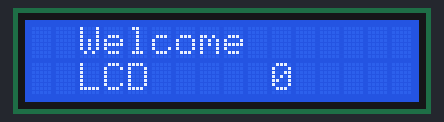
This sketch was run on a simulated Arduino Uno, built with avr-gcc and run on an emulated ATmega328P. Shown: 16×2 character LCD.

Above: at 0.1 s.
At 4.1 s:
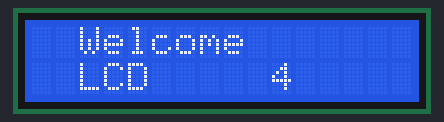
At 9.1 s:
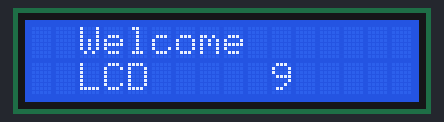
At 19.2 s:
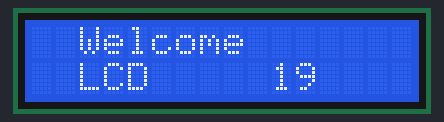
At 28.2 s:
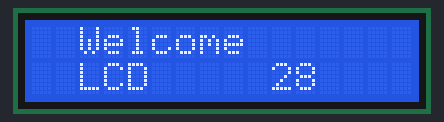
At 38.2 s:
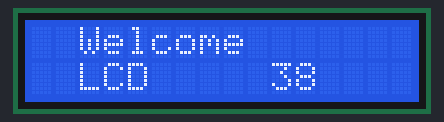

Measured:
- what the display in image 1 shows lasts 1.0 s, from 4.1 s to 5.1 s

The sketch:

G03_P01_LCD_WELCOME.ino
```cpp
/*
   Board: Arduino UNO

   Poject Description: Welcome project to explore I2C LCD.

   url: https://github.com/sfad/arduino_projects
*/

#include <LiquidCrystal_I2C.h>
#include <Wire.h>

LiquidCrystal_I2C lcd(0x27, 16, 2);  // run ic2_scanner sketch and get the IC2

void setup() {
    lcd.backlight();
    lcd.init();            // intialize the LCD
    lcd.setCursor(2, 0);   // set the cursor to Column 3, Row 1
    lcd.print("Welcome");  // Print a message to the LCD.
    lcd.setCursor(2, 1);   // set the cursor to Column 3, Row 2
    lcd.print("LCD");      // Print a message to the LCD.
}

int i = 0;
void loop() {
    lcd.setCursor(10, 1);  // set the cursor to Column 11, Row 2
    lcd.print(i);          // print i
    i++;                   // increment i by 1
    delay(1000);           // wait 1 second
}
```
